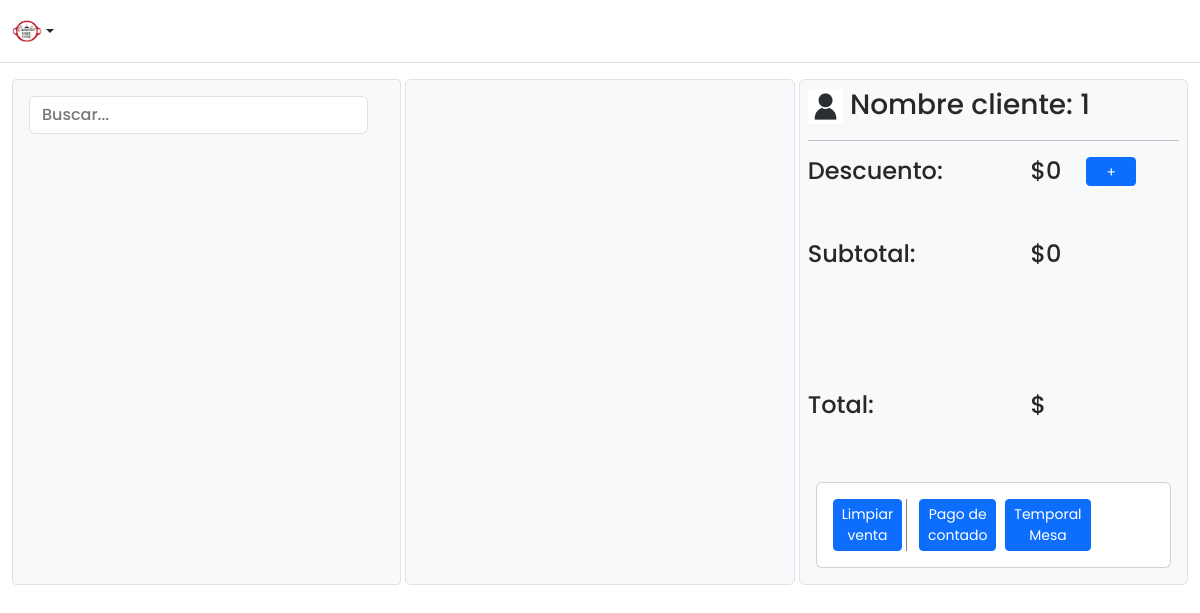
/tomar_pedidos/ (signed in), run on an earlier commit of the app's database.
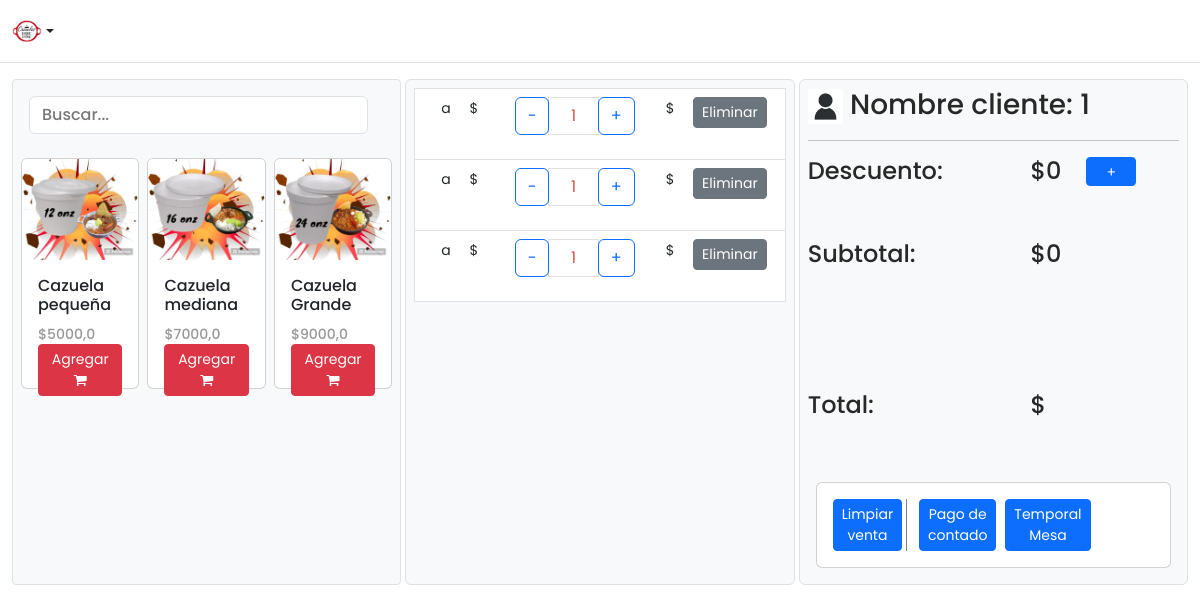
And on a later commit of the database.
### productos/models.py (models this page shows)
class Ventas(models.Model):
    producto = models.CharField(max_length=300)
    precio = models.FloatField()
    imagen = models.ImageField(upload_to="ventas", null=True)
    categoria = models.ForeignKey(Categoria, on_delete=models.CASCADE)
    stock = models.IntegerField()
    limited = models.BooleanField(default=False)

### productos/views.py (the view)
# urls.py: path('tomar_pedidos/', views.tomar_pedidos, name="tomar_pedidos"),
@login_required
def tomar_pedidos(request):
    mostrar = Ventas.objects.all()
    return render(
        request,
        'panel/inventario/tomar_pedidos.html',
        context={'mostrar': mostrar}
    )

### productos/templates/panel/inventario/tomar_pedidos.html (shortened to what this page needs)
{% load static %}
<!DOCTYPE html>
<html lang="en">
<head>
    <link href="https://cdn.jsdelivr.net/npm/bootstrap@5.3.0/dist/css/bootstrap.min.css" rel="stylesheet"
>
    <link rel="stylesheet" type="text/css" href="{% static 'styles/tomar_pedidos.css' %}">
    <link rel="stylesheet" type="text/css" href="{% static 'styles/main_styles.css' %}">
    <link href="{% static 'plugins/font-awesome-4.7.0/css/font-awesome.min.css' %}" rel="stylesheet" type="text/css">
</head>
<body>
    <header class="py-3 mb-3 border-bottom">
        <div class="container-fluid d-grid gap-3 align-items-center" style="grid-template-columns: 1fr 2fr;">
            <div class="dropdown">
                <a href="#"
                    class="d-flex align-items-center col-lg-4 mb-2 mb-lg-0 link-dark text-decoration-none dropdown-toggle"
                    data-bs-toggle="dropdown" aria-expanded="false">
                    <img src="{% static 'C:\Users\user\Documents\proyectos de django\Cazuelas torre jaime\productos\static\icono\icono.jpeg' %}"
                        width="30px" alt="producto 1">
                </a>
            </div>
        </div>
    </header>
    <div class="container-fluid pb-3">
        <div class="d-grid gap-1 ordenar">
            <div class="bg-light border rounded-1">
                <form class="w-40 me-3 p-3" role="search">
                    <input type="search" class="form-control" placeholder="Buscar..." aria-label="Search">
                </form>
                <div class="row row-cols-md-3 g-2 p-2 scroll">
                    {% for producto in mostrar %}
                    <div class="col bg-light">
                        <div class="card">
                            <img src="{{producto.imagen.url}}" class="card-img-top" alt="">
                            <div class="card-body">
                                <h5 class="card-title">{{producto.producto}}</h5>
                                <p class="card-text">${{producto.precio}}</p>
                                <div class="boton">
                                    <button class="btn btn-sm btn-danger"
                                        data-producto-id="{{ producto.id }}" data-stock="{{ producto.stock }}">
                                        Agregar <i class="fa fa-shopping-cart" aria-hidden="true"></i>
                                    </button>
                                </div>
                            </div>
                        </div>
                    </div>
                    {% endfor %}
                </div>
            </div>
            <div id="navbar-example2" class="bg-light border p-2 rounded-2 ">
                <table border="1px" class="table">
                    <tbody>
                        {% for carrito in mostrar %}
                        <tr>
                            <td><img src="" alt="" width="50px"></td>
                            <td>a</td>
                            <td>$</td>
                            <td>
                                <td>
                                    <div class="input-group mb-3" style="max-width: 120px;">
                                      <div class="input-group-prepend">
                                        <button class="btn btn-outline-primary js-btn-minus" type="button">−</button>
                                      </div>
                                      <input type="text" class="form-control text-center" value="1" placeholder="" aria-label="Example text with button addon" aria-describedby="button-addon1">
                                      <div class="input-group-append">
                                        <button class="btn btn-outline-primary js-btn-plus" type="button">+</button>
                                      </div>
                                    </div>
                                  </td>
                            </td>
                            <td>$</td>
                            <td><a href="{% url 'productos:eliminars' carrito.id %}">
                                    <button class="btn btn-sm btn-secondary">Eliminar</button></a></td>
                        </tr>
                        {% endfor %}
                    </tbody>
                </table>
            </div>
            <div class="bg-light border rounded-2 p-2">
                <h3>
                    <a href=""><img width="35px" src="{% static 'icono/user.jpg' %}" alt=""></a>
                    Nombre cliente:
                    <span>1</span>
                </h3>
                <hr>
                <div class="content1">
                    <h4>Descuento: <span>$0</span>
                        <button type="button" class="btn btn-sm btn-primary" data-bs-toggle="modal"
                            data-bs-target="#exampleModal">+</button>
                    </h4>
                </div>
                <br><br>
                <div class="content2">
                    <h4>Subtotal: <span>$0</span></h4>
                </div>
                <br><br><br><br><br>
                <div class="content2">
                    <h4>Total: <span>${{total_formateado}}</span></h4>
                </div>
                <br><br>
                <section>
                    <div class="container p-2">
                        <div class="card">
                            <div class="card-body">
                                <div class="row">
                                    <div class="col-3 stat">
                                        <center><button class="btn btn-sm btn-primary">Limpiar venta</button></center>
                                    </div>
                                    <div class="col-3 stat">
                                        <center><button class="btn btn-sm btn-primary">Pago de contado</button></center>
                                    </div>
                                    <div class="col-3 stat">
                                        <center><button class="btn btn-sm btn-primary">Temporal Mesa</button></center>
                                    </div>
                                </div>
                            </div>
                        </div>
                    </div>
                </section>
            </div>
        </div>
    </div>
</body>
</html>

### productos/static/styles/tomar_pedidos.css (style rules this page uses)
.ordenar { display: grid; grid-template-columns: repeat(3, 1fr); }
.boton { height: 10px; top: -18px; }
.content1 button { width: 50px; position: absolute; left: 75%; height: 100%; }
.content1 span { width: 50px; position: absolute; left: 60%; }
.stat { border-right: 1px solid grey; }
.content2 span { width: 50px; position: absolute; left: 60%; }
.scroll { overflow-y: auto; max-height: 450px; }

### productos/static/styles/main_styles.css (style rules this page uses)
* { margin: 0; padding: 0; }
body { font-family: 'Poppins', sans-serif; font-size: 14px; line-height: 23px; font-weight: 400; background: #FFFFFF; color: #1e1e27; }
div { display: block; position: relative; -webkit-box-sizing: border-box; -moz-box-sizing: border-box; box-sizing: border-box; }
p { font-family: 'Poppins', sans-serif; font-size: 14px; line-height: 1.7; font-weight: 500; color: #989898; -webkit-font-smoothing: antialiased; -webkit-text-shadow: rgba(0, 0, 0, .01) 0 0 1px; text-shadow: rgba(0, 0, 0, .01) 0 0 1px; }
a, a:hover, a:visited, a:active, a:link { text-decoration: none !important; -webkit-font-smoothing: antialiased; -webkit-text-shadow: rgba(0, 0, 0, .01) 0 0 1px; text-shadow: rgba(0, 0, 0, .01) 0 0 1px; }
h3 { font-size: 28px; }
h4 { font-size: 24px; }
h5 { font-size: 16px; }
h1, h2, h3, h4, h5, h6 { color: #282828; -webkit-font-smoothing: antialiased; -webkit-text-shadow: rgba(0, 0, 0, .01) 0 0 1px; text-shadow: rgba(0, 0, 0, .01) 0 0 1px; }
.form-control { color: #db5246; }
section { display: block; position: relative; box-sizing: border-box; }

What changed in the data, as far as the page shows it:
added Ventas: imagen (picture), producto "Cazuela pequeña", precio "5000,0"
added Ventas: imagen (picture), producto "Cazuela mediana", precio "7000,0"
added Ventas: imagen (picture), producto "Cazuela Grande", precio "9000,0"
